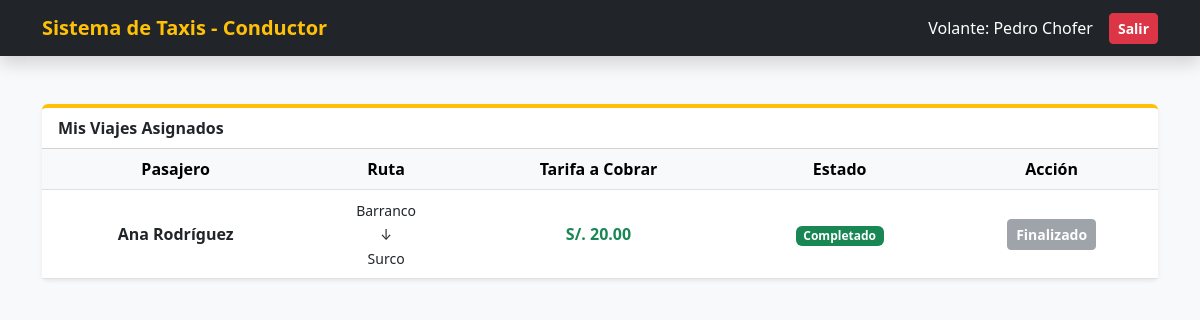
/panel_conductor.php (signed in), run on the app's committed database.
### tables this page shows
CREATE TABLE `viajes` (
  `id_viaje` int(11) NOT NULL,
  `id_pasajero` int(11) NOT NULL,
  `id_conductor` int(11) DEFAULT NULL,
  `id_vehiculo` int(11) DEFAULT NULL,
  `origen` varchar(255) NOT NULL,
  `destino` varchar(255) NOT NULL,
  `tarifa_propuesta` decimal(10,2) NOT NULL,
  `tarifa_final` decimal(10,2) DEFAULT NULL,
  `estado_viaje` enum('solicitado','aceptado','en_curso','completado','cancelado') DEFAULT 'solicitado',
  `fecha_solicitud` datetime DEFAULT current_timestamp(),
  `fecha_inicio` datetime DEFAULT NULL,
  `fecha_fin` datetime DEFAULT NULL
);

CREATE TABLE `usuarios` (
  `id_usuario` int(11) NOT NULL,
  `nombre` varchar(50) NOT NULL,
  `contrasena` varchar(255) NOT NULL,
  `nombre_completo` varchar(100) NOT NULL,
  `correo` varchar(100) NOT NULL,
  `rol` enum('admin','pasajero','conductor') NOT NULL,
  `fecha_registro` datetime DEFAULT current_timestamp()
);

### panel_conductor.php (the view, shortened to what this page needs)
<?php
require 'conexion.php';
$id_usuario = $_SESSION['id_usuario'];
$stmt_c = $pdo->prepare("SELECT id_conductor FROM conductores WHERE id_usuario = ?");
$stmt_c->execute([$id_usuario]);
$conductor = $stmt_c->fetch(PDO::FETCH_ASSOC);
$id_conductor = $conductor['id_conductor'];
$sql = "SELECT v.id_viaje, v.origen, v.destino, v.tarifa_final, v.estado_viaje, u.nombre_completo AS pasajero
        FROM viajes v
        INNER JOIN usuarios u ON v.id_pasajero = u.id_usuario
        WHERE v.id_conductor = ? ORDER BY v.id_viaje DESC";
$stmt = $pdo->prepare($sql);
$stmt->execute([$id_conductor]);
$viajes_asignados = $stmt->fetchAll(PDO::FETCH_ASSOC);
?>
<!DOCTYPE html>
<html lang="es">
<head>
  <link href="https://cdn.jsdelivr.net/npm/bootstrap@5.3.0/dist/css/bootstrap.min.css" rel="stylesheet" />
</head>
<body class="bg-light">
  <nav class="navbar navbar-dark bg-dark shadow">
    <div class="container">
      <span class="navbar-brand fw-bold text-warning">Sistema de Taxis - Conductor</span>
      <div class="d-flex align-items-center">
        <span class="text-white me-3">Volante: <?= htmlspecialchars($_SESSION['nombre_completo']) ?></span>
        <a href="logout.php" class="btn btn-sm btn-danger fw-bold">Salir</a>
      </div>
    </div>
  </nav>
  <div class="container mt-5">
    <div class="card shadow-sm border-0 border-top border-warning border-4">
      <div class="card-header bg-white fw-bold">Mis Viajes Asignados</div>
      <div class="card-body p-0">
        <div class="table-responsive">
          <table class="table table-hover align-middle mb-0 text-center">
            <thead class="table-light">
              <tr>
                <th>Pasajero</th>
                <th>Ruta</th>
                <th>Tarifa a Cobrar</th>
                <th>Estado</th>
                <th>Acción</th>
              </tr>
            </thead>
            <tbody>
              <?php foreach($viajes_asignados as $v): ?>
              <tr>
                <td class="fw-bold"><?= htmlspecialchars($v['pasajero']) ?></td>
                <td><small><?= htmlspecialchars($v['origen']) ?> <br>↓<br> <?= htmlspecialchars($v['destino']) ?></small></td>
                <td class="fw-bold text-success">S/. <?= $v['tarifa_final'] ?></td>
                <td>
                  <?php if($v['estado_viaje'] == 'en_curso'): ?>
                    <span class="badge bg-warning text-dark">En Curso</span>
                  <?php else: ?>
                    <span class="badge bg-success">Completado</span>
                  <?php endif; ?>
                </td>
                <td>
                  <?php if($v['estado_viaje'] == 'en_curso'): ?>
                    <a href="panel_conductor.php?completar_viaje=<?= $v['id_viaje'] ?>" class="btn btn-sm btn-success fw-bold" onclick="return confirm('¿Confirmas que ya dejaste al pasajero en su destino?');">Finalizar Viaje</a>
                  <?php else: ?>
                    <button class="btn btn-sm btn-secondary fw-bold" disabled>Finalizado</button>
                  <?php endif; ?>
                </td>
              </tr>
              <?php endforeach; ?>
            </tbody>
          </table>
        </div>
      </div>
    </div>
  </div>
</body>
</html>

### data on the page
viajes: id_pasajero.nombre_completo "Ana Rodríguez", origen "Barranco", destino "Surco", tarifa_final "20.00", estado_viaje "Completado"

### other printed values
$_SESSION['nombre_completo'] "Pedro Chofer"
